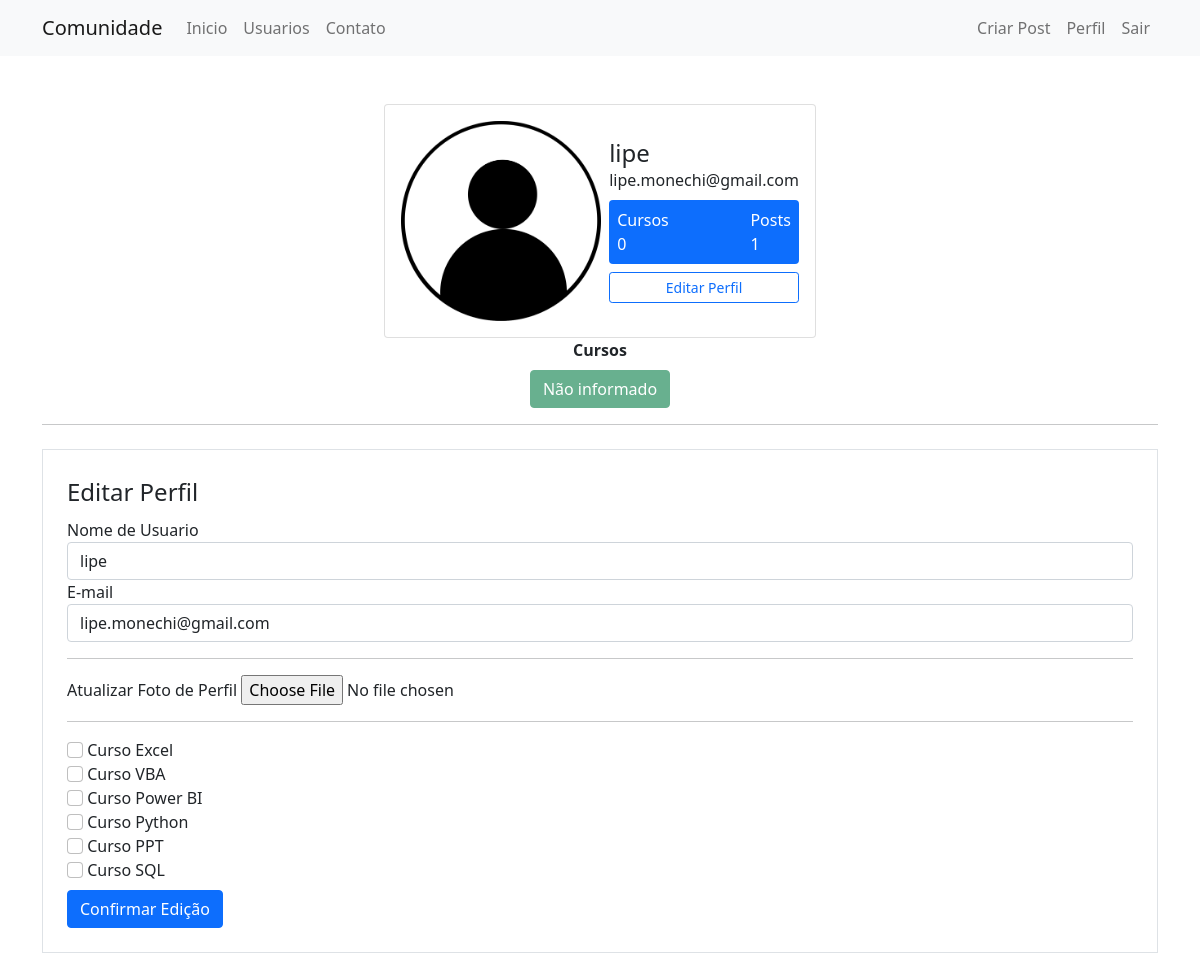
Page /perfil/editar (signed in) on the committed database.
### Comunidade/models.py (models this page shows)
class Usuario(database.Model, UserMixin):
    id = database.Column(database.Integer, primary_key=True)
    username = database.Column(database.String, nullable=False)
    email = database.Column(database.String, nullable=False, unique=True)
    senha = database.Column(database.String, nullable=False)
    foto_perfil = database.Column(database.String, default='default.jpg')
    posts = database.relationship('Post', backref='autor', lazy=True)
    cursos = database.Column(database.String, nullable=False, default='Não informado')
    def contar_post(self):
        return len(self.posts)

### Comunidade/routes.py (the view)
@app.route('/perfil/editar', methods=["GET", "POST"])
@login_required
def editar_perfil():
    form = FormEditarPerfil()
    if form.validate_on_submit():
        current_user.email = form.email.data
        current_user.username = form.username.data
        if form.foto_perfil.data:
            nome_imagem = salvar_imagem(form.foto_perfil.data)
            current_user.foto_perfil = nome_imagem
        current_user.cursos = atualizar_cursos(form)
        database.session.commit()
        flash(f'Perfil Atualizado com Sucesso', 'alert-success')
        return redirect(url_for('perfil'))
    elif request.method == 'GET':
        form.email.data = current_user.email
        form.username.data = current_user.username
    foto_perfil = url_for('static', filename='fotos_perfil/{}'.format(current_user.foto_perfil))
    return render_template('editarperfil.html', foto_perfil=foto_perfil, form=form)

### Comunidade/forms.py (shortened to what this page needs)
class FormEditarPerfil(FlaskForm):
    username = StringField('Nome de Usuario', validators=[DataRequired()])
    email = StringField('E-mail', validators=[DataRequired(), Email()])
    foto_perfil = FileField('Atualizar Foto de Perfil', validators=[FileAllowed(['jpg', 'png'])])
    curso_excel = BooleanField('Curso Excel')
    curso_vba = BooleanField('Curso VBA')
    curso_powerbi = BooleanField('Curso Power BI')
    curso_python = BooleanField('Curso Python')
    curso_ppt = BooleanField('Curso PPT')
    curso_sql = BooleanField('Curso SQL')
    botao_editarperfil = SubmitField('Confirmar Edição')

### Comunidade/models.py (called while the page is built)
@login_manager.user_loader
def load_usuario(id_usuario):
    return Usuario.query.get(int(id_usuario))

### Comunidade/templates/editarperfil.html (shortened to what this page needs)
{% extends 'perfil.html' %}
{% block editarperfil %}
<div class="container">
    <hr>
     <div class="row">
         <div class="col">
             <form method="POST" action="" class="border p-4 mt-2" enctype="multipart/form-data">
                 <legend>Editar Perfil</legend>
                 <fieldset>
                     <div class="form-group">
                       {{ form.username.label(class="form-control-label") }}
                       {% if form.username.errors %}
                            {{ form.username(class="form-control is-invalid") }}
                       <div class="invalid-feedback">
                            {% for erro in form.username.errors %}
                                {{ erro }}
                            {% endfor %}
                       </div>
                       {% else %}
                            {{ form.username(class="form-control") }}
                       {% endif %}
                     </div>
                     <div class="form-group">
                       {{ form.email.label(class="form-control-label") }}
                       {% if form.email.errors %}
                            {{ form.email(class="form-control is-invalid") }}
                       <div class="invalid-feedback">
                            {% for erro in form.email.errors %}
                                {{ erro }}
                            {% endfor %}
                       </div>
                       {% else %}
                            {{ form.email(class="form-control") }}
                       {% endif %}
                     </div>
                     <hr>
                     <div class="form-group">
                         {{ form.foto_perfil.label }}
                         {{ form.foto_perfil(class="form_control-file") }}
                     </div>
                     <hr>
                     {% for campo in form %}
                        {% if 'curso_' in campo.name %}
                            <div class="form-group">
                               {{ campo(class="form-check-input") }}
                               {{ campo.label(class="form-check-label") }}
                            </div>
                        {% endif %}
                     {% endfor %}
                 </fieldset>
                 {{ form.botao_editarperfil(class="btn btn-primary mt-2") }}
             </form>
         </div>
     </div>
 </div>
{% endblock %}

### Comunidade/templates/perfil.html
{% extends 'base.html' %}
{% block body %}
    <div class="container mt-5 d-flex justify-content-center">
        <div class="card p-3">
            <div class="d-flex align-items-center">
                <div class="image pe-2"> <img src="{{ foto_perfil }}" class="rounded" width="200"> </div>
                <div class="ml-3 w-100">
                    <h4 class="mb-0 mt-0">{{ current_user.username }}</h4> <span>{{ current_user.email }}</span>
                    <div class="p-2 mt-2 bg-primary d-flex justify-content-between rounded text-white stats">
                        {% if 'Não informado' in current_user.cursos %}
                            <div class="d-flex flex-column"> <span class="articles">Cursos</span> <span class="number1">0</span> </div>
                        {% else %}
                            <div class="d-flex flex-column"> <span class="articles">Cursos</span> <span class="number1">{{ current_user.cursos.count(';') + 1 }}</span> </div>
                        {% endif %}
                        <div class="d-flex flex-column"> <span class="rating">Posts</span> <span class="number3">{{ current_user.contar_post() }}</span> </div>
                    </div>
                    <div class="button mt-2 d-flex flex-row align-items-center">
                        <a class="w-100" href=" {{ url_for('editar_perfil') }}">
                            <button class="btn btn-sm btn-outline-primary w-100">Editar Perfil</button>
                        </a>
                    </div>
                </div>
            </div>
        </div>
    </div>
<div class="row justify-content-center" >
    <div class="col col-4" style="text-align: center">
        <strong>Cursos</strong><br>
        {% for curso in current_user.cursos.split(';') %}
            <button type="button" class="btn btn-success mt-2" disabled>{{ curso }}</button>
        {% endfor %}
    </div>
</div>
{% block editarperfil %}
{% endblock %}
{% endblock %}

### rows in the picture
Usuario: username "lipe", email "lipe.monechi@gmail.com", cursos "Não informado"

### other values in the picture
{{ current_user.contar_post() }} "1"
{{ campo.label(class="form-check-label") }} "Curso Excel" "Curso VBA" "Curso Power BI" "Curso Python" "Curso PPT" "Curso SQL"
